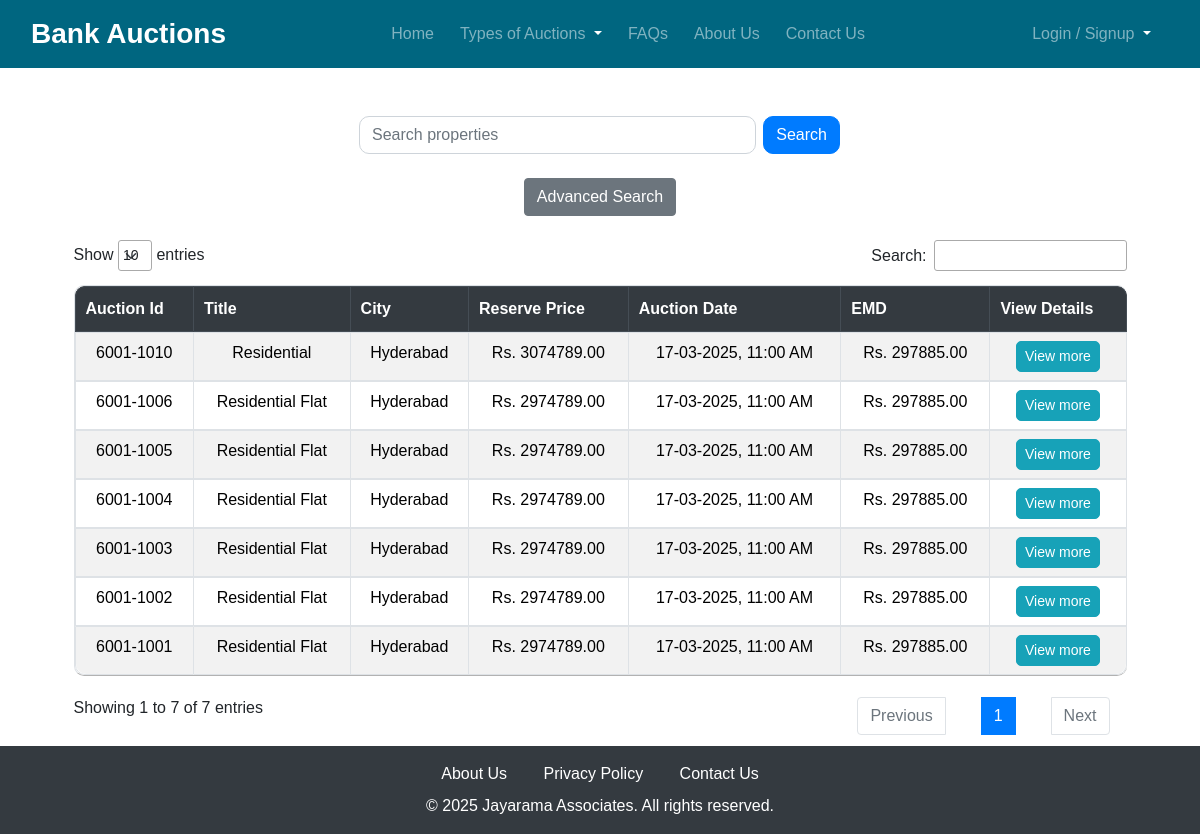
The page / on the database its author committed.
### propertyapp/models.py (models this page shows, shortened)
class Property(models.Model):
    Auction_id = models.CharField(max_length=10)
    Title = models.CharField(max_length=200)
    Bank = models.ForeignKey(Bank, on_delete=models.CASCADE, related_name="properties")
    Property_Title = models.ForeignKey(Category, on_delete=models.CASCADE, related_name="properties")
    Description = models.TextField()
    Location = models.CharField(max_length=30)
    City = models.CharField(max_length=20)
    State = models.CharField(max_length=20)
    Amount = models.DecimalField(max_digits=10, decimal_places=2)
    Reserve_price = models.DecimalField(max_digits=10, decimal_places=2)
    EMD_amount = models.DecimalField(max_digits=10, decimal_places=2)
    Bid_increment = models.DecimalField(max_digits=10, decimal_places=2)
    EMD_submission_date = models.DateTimeField()
    Auction_start_date = models.DateTimeField()
    Auction_end_date = models.DateTimeField()
    created_at = models.DateTimeField(auto_now_add=True)  # Automatically set on creation
    Image = models.ImageField(upload_to='images/', default='default.jpg')
    objects = PropertyManager()  # Apply ordering
    def get_absolute_url(self):
        return reverse('property_detail', args=[str(self.id)])
    class Meta:
        verbose_name_plural = "Properties"

### propertyapp/views.py (the view)
# urls.py: path('', views.home, name='home'),
def home(request):
    properties = Property.objects.all().order_by('-created_at')  # Ensures newest first
    return render(request, 'properties/home.html', {'properties': properties})

### propertyapp/models.py (called while the page is built)
    def get_queryset(self):
        return super().get_queryset().order_by('-created_at')

### propertyapp/templates/properties/home.html (shortened to what this page needs)
{% extends 'properties/base.html' %}
{% load static %}
{% block extra_css %}
    <link rel="stylesheet" href="https://cdn.datatables.net/1.11.5/css/jquery.dataTables.min.css">
    <link rel="stylesheet" href="https://cdn.datatables.net/1.11.5/css/dataTables.bootstrap5.min.css">
{% endblock %}
{% block content %}
    <div class="mt-5">
        <form method="get" action="{% url 'search_property' %}" class="text-center mb-4" style="width: 40%; margin: 0 auto;">
            <div class="input-group justify-content-center">
                <input type="text" id="search-query" name="query" class="form-control me-2" style="border-radius: 10px;"
                       placeholder="Search properties" value="{{ request.GET.query }}">
                <button type="submit" class="btn btn-primary" style="border-radius: 10px;">Search</button>
            </div>
        </form>
        <form action="{% url 'advanced_search' %}" method="get" class="text-center mb-4">
            <button type="submit" class="btn btn-secondary">Advanced Search</button>
        </form>
    </div>
    <div class="container-fluid">
        <div class="table-responsive" style="width: 90%; margin: 0 auto;">
            <table id="propertiesTable" class="table table-bordered table-striped table-hover custom-table">
                <thead class="thead-dark text-center">
                    <tr>
                        <th>Auction Id</th>
                        <th>Title</th>
                        <th>City</th>
                        <th>Reserve Price</th>
                        <th>Auction Date</th>
                        <th>EMD</th>
                        <th>View Details</th>
                    </tr>
                </thead>
                <tbody class="text-center">
                    {% for property in properties %}
                        <tr>
                            <td>{{ property.Auction_id }}</td>
                            <td>{{ property.Title }}</td>
                            <td>{{ property.City }}</td>
                            <td>Rs. {{ property.Reserve_price }}</td>
                            <td>{{ property.Auction_start_date |date:"d-m-Y, h:i A" }}</td>
                            <td>Rs. {{ property.EMD_amount }}</td>
                            <td>
                                <a href="{{ property.get_absolute_url }}" class="btn btn-info btn-sm"
                                   style="border-radius: 5px;">View more</a>
                            </td>
                        </tr>
                    {% endfor %}
                </tbody>
            </table>
        </div>
    </div>
{% endblock %}

### staticfiles/css/styles.css (style rules this page uses)
html, body { height: 100%; }
body { font-family: Arial, sans-serif; }
.input-group .form-control { margin-right: 10px; }

### propertyapp/templates/properties/base.html (style rules this page uses)
html, body { height: 100%; }

### propertyapp/templates/properties/home.html (style rules this page uses)
.table-responsive { overflow-x: auto; max-width: 100%; }
thead.thead-dark { background-color: #333; color: white; }
.custom-table { border-collapse: separate; border-spacing: 0; border-radius: 10px; overflow: hidden; }
.custom-table th, .custom-table td { border: 1px solid #dee2e6; padding: 12px; }
.custom-table thead tr:first-child th:first-child { border-top-left-radius: 10px; }
.custom-table thead tr:first-child th:last-child { border-top-right-radius: 10px; }
.custom-table tbody tr:last-child td:first-child { border-bottom-left-radius: 10px; }
.custom-table tbody tr:last-child td:last-child { border-bottom-right-radius: 10px; }

### rows shown on the page
Property: Auction_id "6001-1010", Title "Residential", City "Hyderabad", Reserve_price "3074789.00", Auction_start_date "17-03-2025, 11:00 AM", EMD_amount "297885.00"
Property: Auction_id "6001-1006", Title "Residential Flat", City "Hyderabad", Reserve_price "2974789.00", Auction_start_date "17-03-2025, 11:00 AM", EMD_amount "297885.00"
Property: Auction_id "6001-1005", Title "Residential Flat", City "Hyderabad", Reserve_price "2974789.00", Auction_start_date "17-03-2025, 11:00 AM", EMD_amount "297885.00"
Property: Auction_id "6001-1004", Title "Residential Flat", City "Hyderabad", Reserve_price "2974789.00", Auction_start_date "17-03-2025, 11:00 AM", EMD_amount "297885.00"
Property: Auction_id "6001-1003", Title "Residential Flat", City "Hyderabad", Reserve_price "2974789.00", Auction_start_date "17-03-2025, 11:00 AM", EMD_amount "297885.00"
Property: Auction_id "6001-1002", Title "Residential Flat", City "Hyderabad", Reserve_price "2974789.00", Auction_start_date "17-03-2025, 11:00 AM", EMD_amount "297885.00"
Property: Auction_id "6001-1001", Title "Residential Flat", City "Hyderabad", Reserve_price "2974789.00", Auction_start_date "17-03-2025, 11:00 AM", EMD_amount "297885.00"
